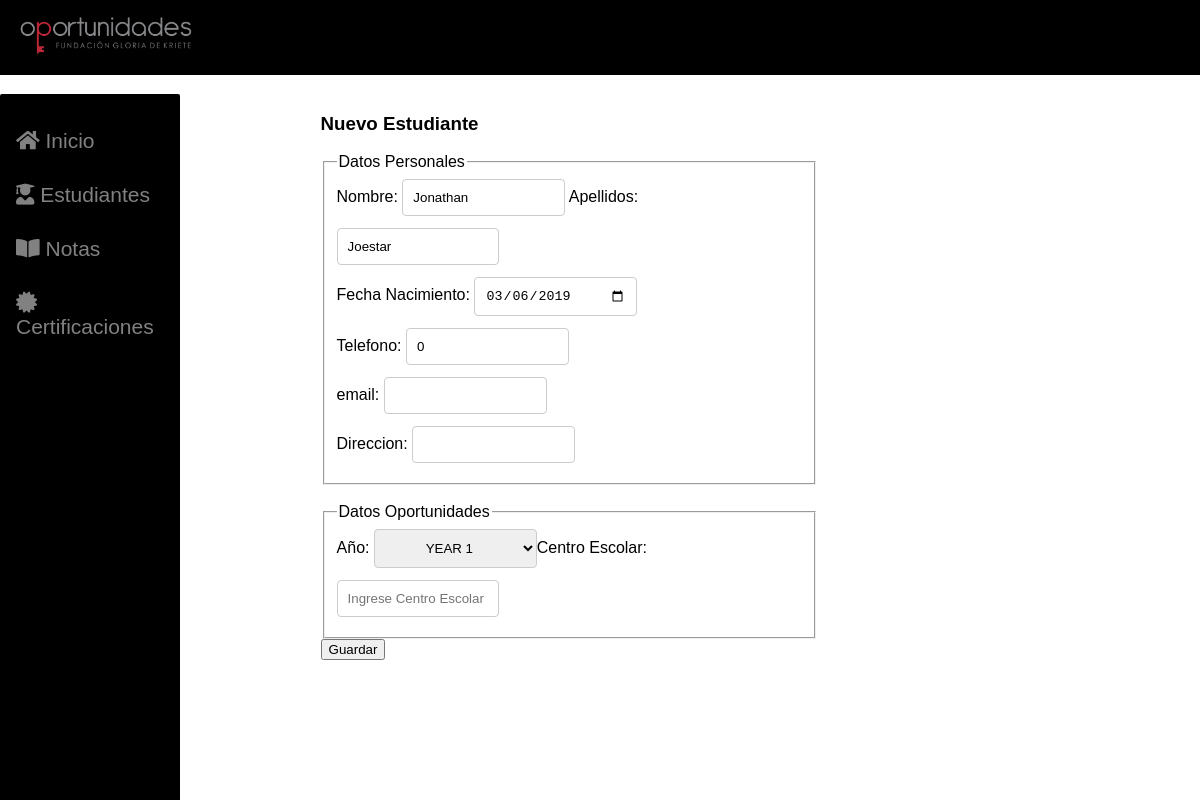
Before: /vista/editarEstudiante.php?idEstudiante=1 with the older database file.
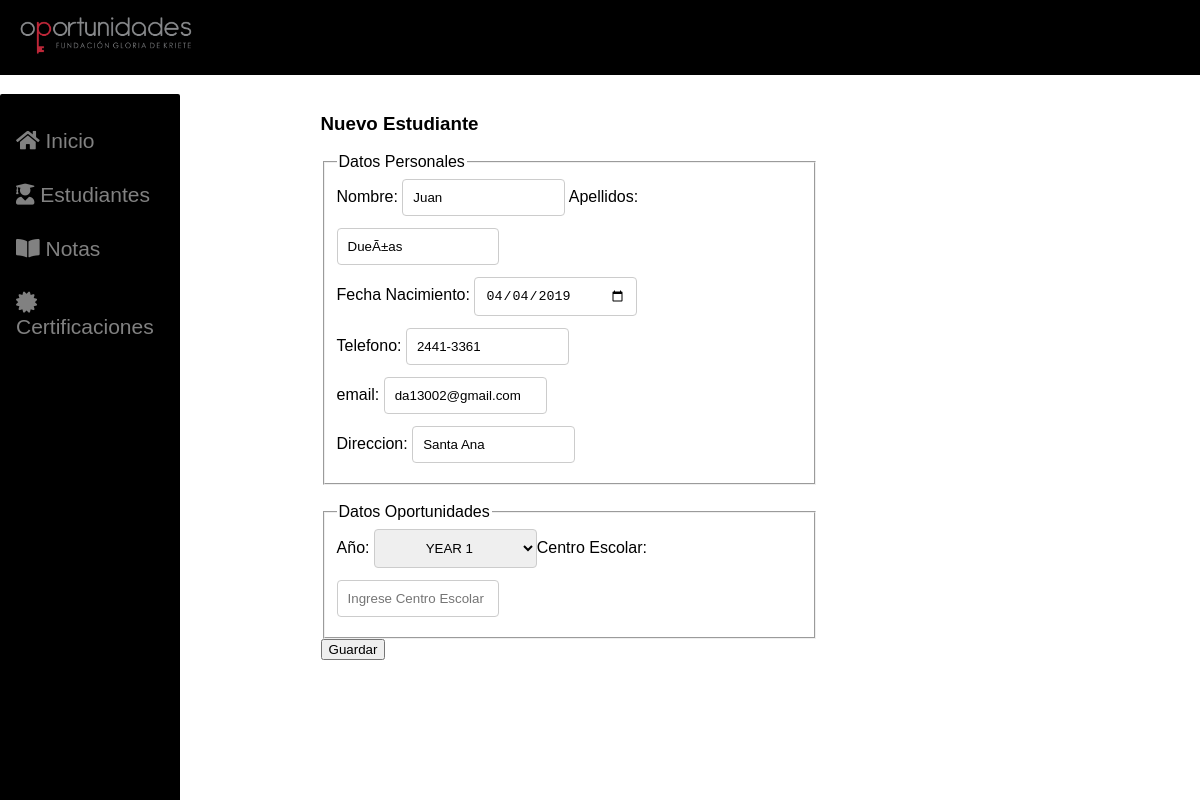
After: the same page with the newer database file.
### tables this page shows
CREATE TABLE `estudiante` (
  `idEstudiante` int(11) NOT NULL,
  `nombre` varchar(32) NOT NULL,
  `apellidos` varchar(32) NOT NULL,
  `fechaNacimiento` date NOT NULL,
  `telefono` varchar(16) NOT NULL,
  `email` varchar(32) NOT NULL,
  `direccion` varchar(64) NOT NULL,
  `year` varchar(16) NOT NULL,
  `centroEscolar` varchar(32) NOT NULL
);

### controlador/conexion.php (called while the page is built)
<?php
Class Conexion {
    private $host = 'localhost';
    private $database = 'ranking';
    private $username = 'root';
    private $password = '';
    function execQueryO($stmn) {
        $mysqli = new mysqli($this->host, $this->username, $this->password, $this->database);
        return $mysqli->query($stmn);
    }
}

### controlador/controladorEstudiante.php (called while the page is built, shortened)
<?php
    require_once("conexion.php");
    require_once("../modelo/estudiante.php");
    class ControladorEst {
        public function buscarxId($id){
            try {
                $conn = new Conexion();
                $sql = "SELECT idEstudiante, nombre, apellidos, fechaNacimiento, telefono, email, direccion, year, centroEscolar FROM Estudiante WHERE idEstudiante=".$id;
                $rs = $conn ->execQueryO($sql);
                $coleccion = array();
                while ($resultado = $rs->fetch_assoc()) {
                    $estudiante = new Estudiante();
                    $estudiante->setIdEstudiante($resultado['idEstudiante']);
                    $estudiante->setNombre($resultado['nombre']);
                    $estudiante->setApellidos($resultado['apellidos']);
                    $estudiante->setFechaNacimiento($resultado['fechaNacimiento']);
                    $estudiante->setTelefono($resultado['telefono']);
                    $estudiante->setEmail($resultado['email']);
                    $estudiante->setDireccion($resultado['direccion']);
                    $estudiante->setYear($resultado['year']);
                    $estudiante->setCentroEscolar($resultado['centroEscolar']);
                    array_push($coleccion, $estudiante);
                }
                return $coleccion;
            } catch (mysqli_sql_exception $e) {
                throw new MySQLiQueryException($sql, $e->getMessage(), $e->getCode());
            }
        }
    }
?>

### modelo/estudiante.php (called while the page is built, shortened)
<?php
    class Estudiante{
        private $nombre;
        private $apellidos;
        private $fechaNacimiento;
        private $telefono;
        private $email;
        private $direccion;
        public function setIdEstudiante($idEstudiante){
            return $this;
        }
        public function getNombre(){
            return $this->nombre;
        }
        public function setNombre($nombre){
            $this->nombre = $nombre;
            return $this;
        }
        public function getApellidos(){
            return $this->apellidos;
        }
        public function setApellidos($apellidos){
            $this->apellidos = $apellidos;
            return $this;
        }
        public function getFechaNacimiento(){
            return $this->fechaNacimiento;
        }
        public function setFechaNacimiento($fechaNacimiento){
            $this->fechaNacimiento = $fechaNacimiento;
            return $this;
        }
        public function getTelefono(){
            return $this->telefono;
        }
        public function setTelefono($telefono){
            $this->telefono = $telefono;
            return $this;
        }
        public function getEmail(){
            return $this->email;
        }
        public function setEmail($email){
            $this->email = $email;
            return $this;
        }
        public function getDireccion(){
            return $this->direccion;
        }
        public function setDireccion($direccion){
            $this->direccion = $direccion;
            return $this;
        }
        public function setYear($year){
            return $this;
        }
        public function setCentroEscolar($centroEscolar){
            return $this;
        }
    }
?>

### vista/editarEstudiante.php (the view, shortened to what the changed rows need)
<!DOCTYPE html>
<html lang="en">
<head>
    <link rel="stylesheet" href="./css/style.css">
    <link rel="stylesheet" href="https://use.fontawesome.com/releases/v5.8.1/css/all.css">
</head>
<body>
    <?php
        include_once("../controlador/controladorEstudiante.php");
        $ce = new ControladorEst();
        $id = $_GET['idEstudiante'];
        $estudiante = $ce->buscarxId($id);
    ?>
    <section class="main">
        <section class="formulario">
            <form method="post">
                <fieldset>
                    <legend>Datos Personales</legend>
                    Nombre: <input type="text" name="txtNombre" value=<?php echo $estudiante[0]->getNombre()?>>
                    Apellidos: <input type="text" name="txtApellidos" value=<?php echo $estudiante[0]->getApellidos()?>><br>
                    Fecha Nacimiento: <input type="date" name="txtFechaNac" value=<?php echo $estudiante[0]->getFechaNacimiento()?>><br>
                    Telefono: <input type="tel" name="txtTelefono" value=<?php echo $estudiante[0]->getTelefono()?>><br>
                    email: <input type="email" name="txtEmail" value=<?php echo $estudiante[0]->getEmail()?>><br>
                    Direccion: <input type="text" value="<?php echo $estudiante[0]->getDireccion()?>">
                </fieldset><br>
            </form>
        </section>
    </section>
    <?php
        include_once("../modelo/estudiante.php");
    ?>
</body>
</html>

Changed rows visible on the page:
changed estudiante: txtNombre "Jonathan" → "Juan"; txtApellidos "Joestar" → "DueÃ±as"; txtFechaNac "03/06/2019" → "04/04/2019"; txtTelefono "0" → "2441-3361"; txtEmail (not shown) → "da13002@gmail.com"; direccion (not shown) → "Santa Ana"
